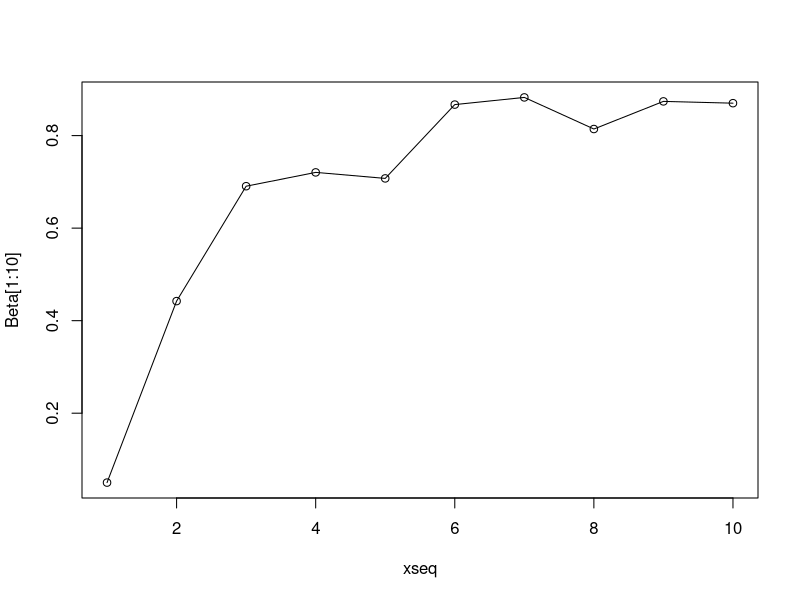
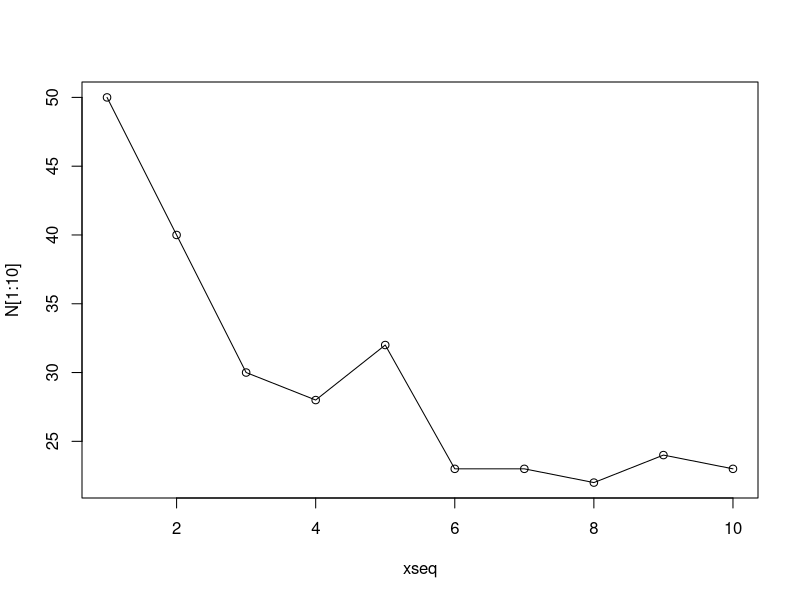
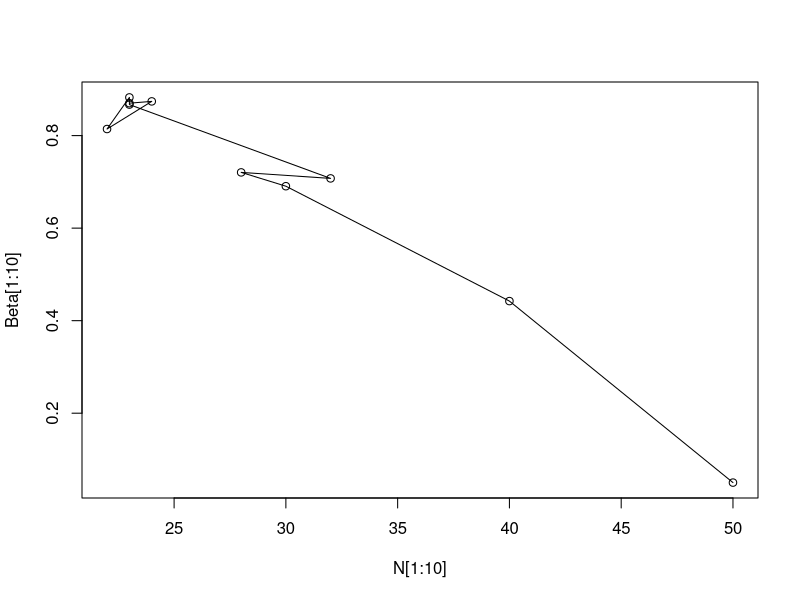

Write the R code that produced these figures, in order.
## ---- chunk 1
Sample <- 10000

N<-rep(0,Sample)
Beta<-rep(0,Sample)
N[1] <- 50
Beta[1] <- 0.05

for (i in 2:Sample){
  N[i] <- rpois(1,25*(1-Beta[i-1])) + 20
  Beta[i] <- rbeta(1,21,N[i]-20+1)
}
## ---- chunk 2
xseq <- seq(1,10)
plot(xseq,Beta[1:10])
lines(xseq,Beta[1:10])
plot(xseq,N[1:10])
lines(xseq,N[1:10])
#2D traceplot
plot(N[1:10],Beta[1:10])
lines(N[1:10],Beta[1:10])
## ---- chunk 3
#central 90% posterior credible interval for beta
quantile(Beta[-c(1:1000)],c(0.05,0.95))
## ---- chunk 4
#probability that exactly 20 people were polled
sum(N[-c(1:1000)]==20)/(Sample-1000)
